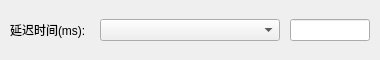
<?xml version="1.0" encoding="UTF-8"?>
<ui version="4.0">
 <class>DelayerWdg</class>
 <widget class="QWidget" name="DelayerWdg">
  <property name="geometry">
   <rect>
    <x>0</x>
    <y>0</y>
    <width>380</width>
    <height>60</height>
   </rect>
  </property>
  <property name="minimumSize">
   <size>
    <width>380</width>
    <height>60</height>
   </size>
  </property>
  <property name="maximumSize">
   <size>
    <width>382</width>
    <height>60</height>
   </size>
  </property>
  <property name="windowTitle">
   <string>Form</string>
  </property>
  <layout class="QVBoxLayout" name="verticalLayout">
   <property name="spacing">
    <number>0</number>
   </property>
   <property name="leftMargin">
    <number>10</number>
   </property>
   <property name="topMargin">
    <number>5</number>
   </property>
   <property name="rightMargin">
    <number>10</number>
   </property>
   <property name="bottomMargin">
    <number>5</number>
   </property>
   <item>
    <layout class="QHBoxLayout" name="hLayoutDelay">
     <property name="spacing">
      <number>10</number>
     </property>
     <item>
      <widget class="XMatLabel" name="lbDelay">
       <property name="minimumSize">
        <size>
         <width>80</width>
         <height>16</height>
        </size>
       </property>
       <property name="maximumSize">
        <size>
         <width>100</width>
         <height>16777215</height>
        </size>
       </property>
       <property name="text">
        <string>延迟时间(ms):</string>
       </property>
      </widget>
     </item>
     <item>
      <widget class="XMatComboBox" name="cmbDelay">
       <property name="minimumSize">
        <size>
         <width>180</width>
         <height>0</height>
        </size>
       </property>
       <property name="maximumSize">
        <size>
         <width>180</width>
         <height>16777215</height>
        </size>
       </property>
      </widget>
     </item>
     <item>
      <widget class="XMatLineEdit" name="letDelay">
       <property name="minimumSize">
        <size>
         <width>80</width>
         <height>0</height>
        </size>
       </property>
       <property name="maximumSize">
        <size>
         <width>80</width>
         <height>16777215</height>
        </size>
       </property>
      </widget>
     </item>
    </layout>
   </item>
  </layout>
 </widget>
 <customwidgets>
  <customwidget>
   <class>XMatLineEdit</class>
   <extends>QLineEdit</extends>
   <header>XMatLineEdit.h</header>
  </customwidget>
  <customwidget>
   <class>XMatComboBox</class>
   <extends>QComboBox</extends>
   <header>XMatComboBox.h</header>
  </customwidget>
  <customwidget>
   <class>XMatLabel</class>
   <extends>QLabel</extends>
   <header>XMatLabel.h</header>
  </customwidget>
 </customwidgets>
 <resources/>
 <connections/>
</ui>
